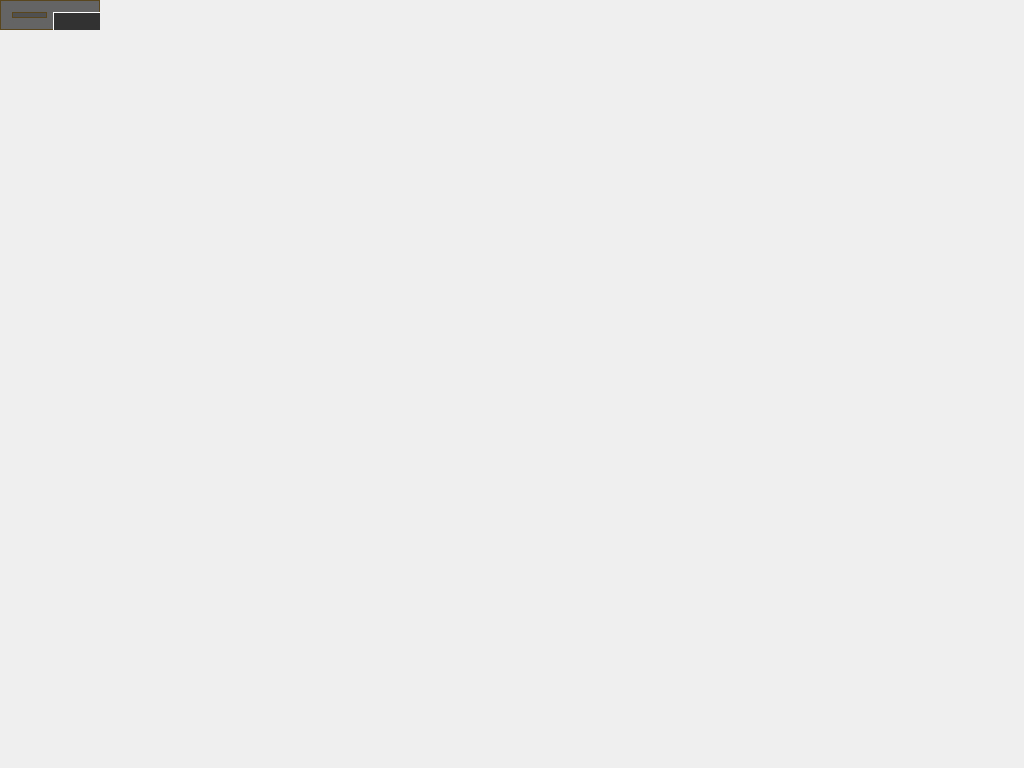
<?xml version="1.0" encoding="UTF-8"?>
<ui version="4.0">
 <class>mainWindow</class>
 <widget class="QMainWindow" name="mainWindow">
  <property name="geometry">
   <rect>
    <x>0</x>
    <y>0</y>
    <width>1024</width>
    <height>768</height>
   </rect>
  </property>
  <property name="sizePolicy">
   <sizepolicy hsizetype="Fixed" vsizetype="Fixed">
    <horstretch>0</horstretch>
    <verstretch>0</verstretch>
   </sizepolicy>
  </property>
  <property name="windowTitle">
   <string>MTWindow</string>
  </property>
  <property name="styleSheet">
   <string notr="true">QFrame { 
	background-color: rgb(100,100,100); 
	border: 1px solid rgb(90,70,30); 
}
QFrame#sideBar {
	background-color: rgb(50,50,50); 
	border: 1px solid rgb(255,255,255); 
}
#nodeView {
	background-color: rgb(80,80,80); 
}
</string>
  </property>
  <widget class="QFrame" name="centralWidget">
   <layout class="QHBoxLayout" name="horizontalLayout_2">
    <item>
     <widget class="MTNodeView" name="nodeView">
      <property name="sceneRect">
       <rectf>
        <x>0.000000000000000</x>
        <y>0.000000000000000</y>
        <width>0.000000000000000</width>
        <height>0.000000000000000</height>
       </rectf>
      </property>
      <property name="transformationAnchor">
       <enum>QGraphicsView::AnchorUnderMouse</enum>
      </property>
      <property name="viewportUpdateMode">
       <enum>QGraphicsView::SmartViewportUpdate</enum>
      </property>
     </widget>
    </item>
    <item alignment="Qt::AlignVCenter">
     <widget class="MTSideBar" name="sideBar">
      <property name="enabled">
       <bool>true</bool>
      </property>
      <property name="sizePolicy">
       <sizepolicy hsizetype="Fixed" vsizetype="Expanding">
        <horstretch>0</horstretch>
        <verstretch>0</verstretch>
       </sizepolicy>
      </property>
      <property name="minimumSize">
       <size>
        <width>200</width>
        <height>744</height>
       </size>
      </property>
      <property name="baseSize">
       <size>
        <width>0</width>
        <height>0</height>
       </size>
      </property>
      <property name="styleSheet">
       <string notr="true"/>
      </property>
      <property name="frameShape">
       <enum>QFrame::StyledPanel</enum>
      </property>
      <property name="frameShadow">
       <enum>QFrame::Raised</enum>
      </property>
      <layout class="QVBoxLayout" name="verticalLayout">
       <item>
        <widget class="QPushButton" name="addBoxBtn">
         <property name="text">
          <string>Add Box</string>
         </property>
        </widget>
       </item>
      </layout>
     </widget>
    </item>
   </layout>
  </widget>
 </widget>
 <layoutdefault spacing="6" margin="11"/>
 <customwidgets>
  <customwidget>
   <class>MTSideBar</class>
   <extends>QFrame</extends>
   <header>MTSideBar.h</header>
   <container>1</container>
   <slots>
    <slot>onAddBoxClicked()</slot>
   </slots>
  </customwidget>
  <customwidget>
   <class>MTNodeView</class>
   <extends>QGraphicsView</extends>
   <header>MTNodeView.h</header>
  </customwidget>
 </customwidgets>
 <resources/>
 <connections>
  <connection>
   <sender>addBoxBtn</sender>
   <signal>clicked()</signal>
   <receiver>sideBar</receiver>
   <slot>onAddBoxClicked()</slot>
   <hints>
    <hint type="sourcelabel">
     <x>910</x>
     <y>386</y>
    </hint>
    <hint type="destinationlabel">
     <x>910</x>
     <y>384</y>
    </hint>
   </hints>
  </connection>
 </connections>
</ui>
